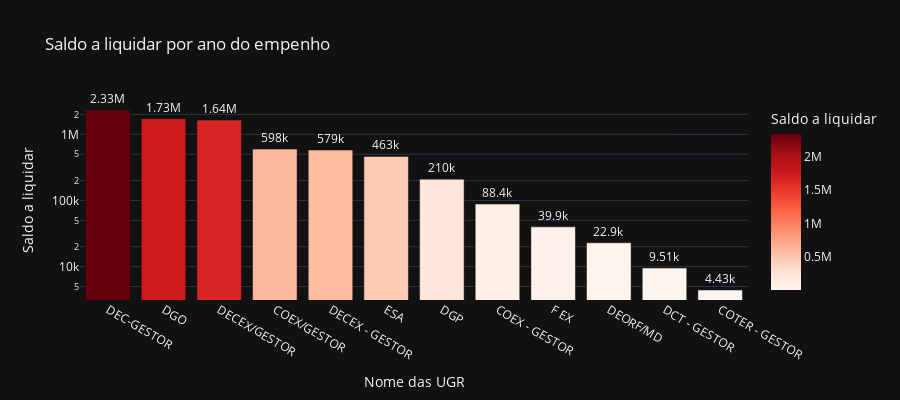

The notebook cell this image was saved under:
### Code cell
# Saldo a liquidar por tipo de NE
cols = ['NOME_UGR', 'A_LIQUIDAR']

df_aux = df.loc[:, cols].groupby('NOME_UGR').sum().sort_values(by= 'A_LIQUIDAR', ascending=False).reset_index()
df_aux = df_aux[df_aux['A_LIQUIDAR'] > 0]
fig = px.bar(df_aux, 
             x='NOME_UGR', 
             y='A_LIQUIDAR',
             title='Saldo a liquidar por ano do empenho',
             labels={'NOME_UGR':'Nome das UGR', 'A_LIQUIDAR':'Saldo a liquidar'},
             text_auto='.3s',
             height=400,
             log_y=True,
             color='A_LIQUIDAR',
             color_continuous_scale = 'reds',
             template='plotly_dark')
fig.update_traces(textposition = 'outside', cliponaxis = False, hovertemplate=None)
fig.update_layout(hovermode="x unified")

fig.show()

### Figure 1 — Plotly figure (JSON) as saved in the notebook; plotly's stock layout.template omitted (floating-point values rounded to 4 significant figures)
{"data": [{"alignmentgroup": "True", "cliponaxis": false, "legendgroup": "", "marker": {"color": [2333000.0, 1726000.0, 1641000.0, 597600.0, 579500.0, 463300.0, 210000.0, 88380.0, 39880.0, 22900, 9514, 4429.0], "coloraxis": "coloraxis", "pattern": {"shape": ""}}, "name": "", "offsetgroup": "", "orientation": "v", "showlegend": false, "textposition": "outside", "texttemplate": "%{y:.3s}", "type": "bar", "x": ["DEC-GESTOR", "DGO", "DECEX/GESTOR", "COEX/GESTOR", "DECEX - GESTOR", "ESA", "DGP", "COEX - GESTOR", "F EX", "DEORF/MD", "DCT - GESTOR", "COTER - GESTOR"], "xaxis": "x", "y": [2333000.0, 1726000.0, 1641000.0, 597600.0, 579500.0, 463300.0, 210000.0, 88380.0, 39880.0, 22900, 9514, 4429.0], "yaxis": "y"}], "layout": {"barmode": "relative", "coloraxis": {"colorbar": {"title": {"text": "Saldo a liquidar"}}, "colorscale": [[0, "rgb(255,245,240)"], [0.125, "rgb(254,224,210)"], [0.25, "rgb(252,187,161)"], [0.375, "rgb(252,146,114)"], [0.5, "rgb(251,106,74)"], [0.625, "rgb(239,59,44)"], [0.75, "rgb(203,24,29)"], [0.875, "rgb(165,15,21)"], [1, "rgb(103,0,13)"]]}, "height": 400, "hovermode": "x unified", "legend": {"tracegroupgap": 0}, "title": {"text": "Saldo a liquidar por ano do empenho"}, "xaxis": {"anchor": "y", "domain": [0, 1], "title": {"text": "Nome das UGR"}}, "yaxis": {"anchor": "x", "domain": [0, 1], "title": {"text": "Saldo a liquidar"}, "type": "log"}}}
